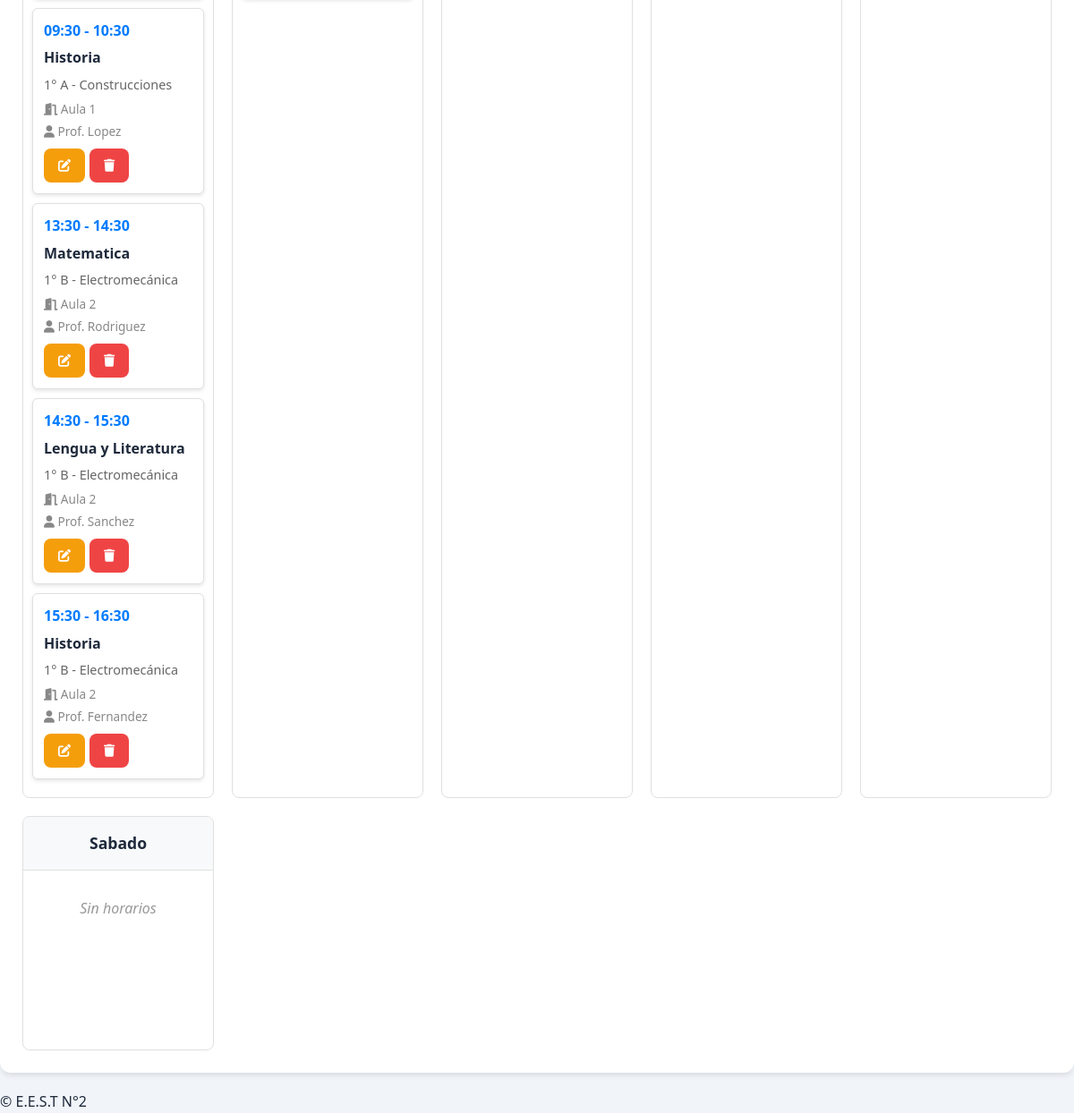
The page /horarios.php (signed in, lower part) on the database as committed earlier.
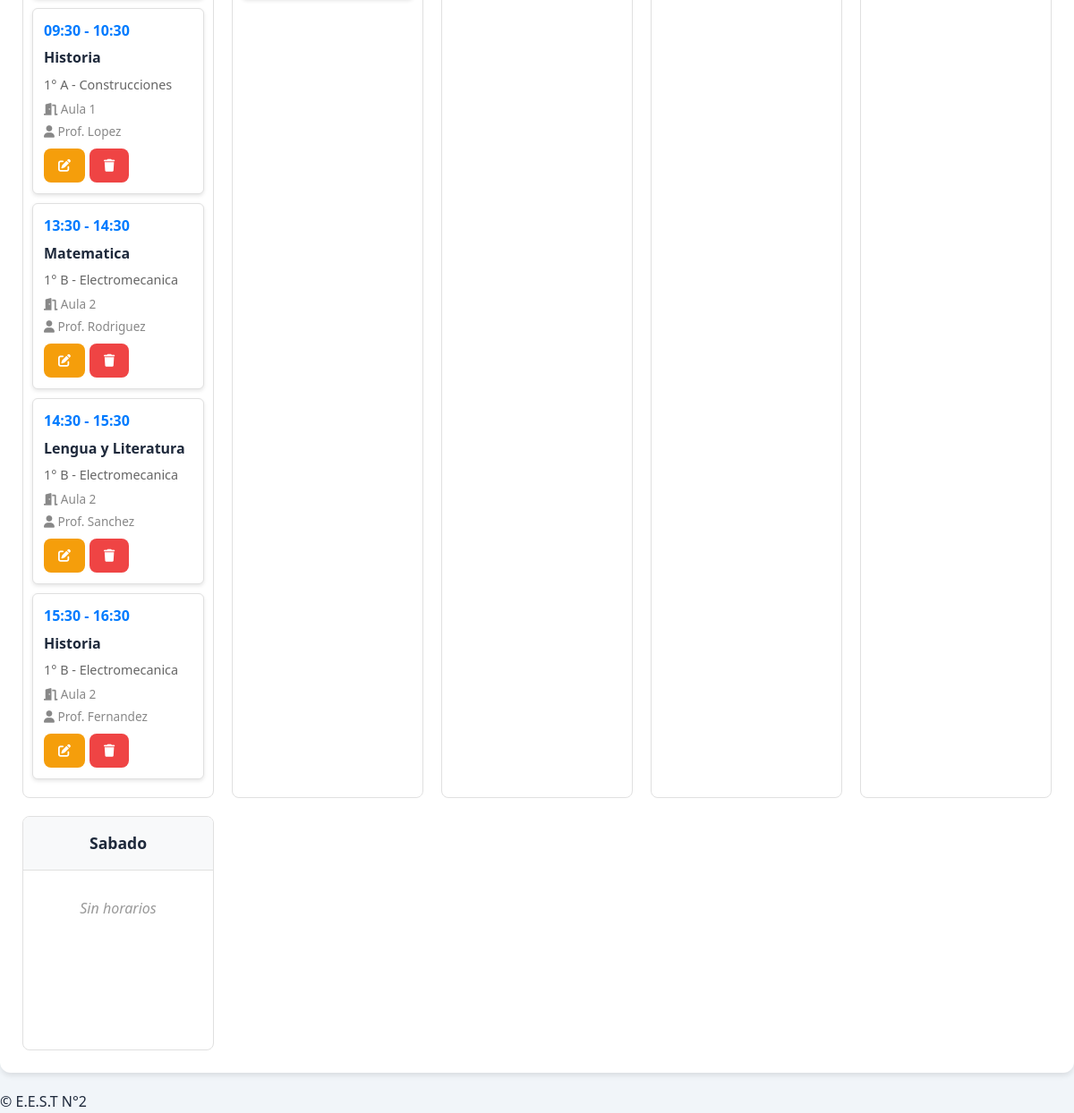
The same page on the database as committed later.
### tables this page shows
CREATE TABLE IF NOT EXISTS horarios (
    id INT AUTO_INCREMENT PRIMARY KEY,
    curso_id INT NOT NULL,
    materia_id INT NOT NULL,
    dia_semana INT NOT NULL,  
    hora_inicio TIME NOT NULL,
    hora_fin TIME NOT NULL,
    aula VARCHAR(50),
    docente VARCHAR(100),
    es_contraturno BOOLEAN DEFAULT FALSE,
    FOREIGN KEY (curso_id) REFERENCES cursos(id),
    FOREIGN KEY (materia_id) REFERENCES materias(id)
);

CREATE TABLE IF NOT EXISTS especialidades (
    id INT AUTO_INCREMENT PRIMARY KEY,
    nombre VARCHAR(100) NOT NULL,
    descripcion TEXT,
    activa BOOLEAN DEFAULT TRUE
);

CREATE TABLE IF NOT EXISTS materias (
    id INT AUTO_INCREMENT PRIMARY KEY,
    nombre VARCHAR(100) NOT NULL,
    especialidad_id INT,
    es_taller BOOLEAN DEFAULT FALSE,
    FOREIGN KEY (especialidad_id) REFERENCES especialidades(id)
);

CREATE TABLE IF NOT EXISTS cursos (
    id INT AUTO_INCREMENT PRIMARY KEY,
    anio INT NOT NULL,  
    division VARCHAR(5) NOT NULL,  
    turno_id INT NOT NULL,
    especialidad_id INT NOT NULL,
    taller_id INT,
    grado ENUM('inferior', 'superior') NOT NULL,  
    activo BOOLEAN DEFAULT TRUE,
    FOREIGN KEY (turno_id) REFERENCES turnos(id),
    FOREIGN KEY (especialidad_id) REFERENCES especialidades(id),
    FOREIGN KEY (taller_id) REFERENCES talleres(id)
);

### config/database.php (called while the page is built, shortened)
<?php
class Database {
    private static $instance = null;
    private $connection;
    private function __construct() {
        try {
            $this->connection = new PDO(
                "mysql:host=" . DB_HOST . ";dbname=" . DB_NAME . ";charset=utf8",
                DB_USER,
                DB_PASS,
                [
                    PDO::ATTR_ERRMODE => PDO::ERRMODE_EXCEPTION,
                    PDO::ATTR_DEFAULT_FETCH_MODE => PDO::FETCH_ASSOC,
                    PDO::ATTR_EMULATE_PREPARES => false
                ]
            );
        } catch (PDOException $e) {
            die("Error de conexión: " . $e->getMessage());
        }
    }
    public static function getInstance() {
        if (self::$instance === null) {
            self::$instance = new self();
        }
        return self::$instance;
    }
    public function query($sql, $params = []) {
        $stmt = $this->connection->prepare($sql);
        $stmt->execute($params);
        return $stmt;
    }
    public function fetchAll($sql, $params = []) {
        return $this->query($sql, $params)->fetchAll();
    }
}
?>

### horarios.php (the view, shortened to what this page needs)
<?php
include 'includes/header.php';
require_once 'config/database.php';
$db = Database::getInstance();
$where_conditions = ["1=1"];
$params = [];
$where_clause = implode(" AND ", $where_conditions);
$horarios = $db->fetchAll("
    SELECT h.*, m.nombre as materia_nombre, c.anio, c.division, esp.nombre as especialidad,
           t.nombre as turno_nombre
    FROM horarios h
    LEFT JOIN materias m ON h.materia_id = m.id
    LEFT JOIN cursos c ON h.curso_id = c.id
    LEFT JOIN especialidades esp ON c.especialidad_id = esp.id
    LEFT JOIN turnos t ON c.turno_id = t.id
    WHERE $where_clause
    ORDER BY c.anio, c.division, h.dia_semana, h.hora_inicio
", $params);
$horarios_por_dia = [];
$dias = ['Lunes', 'Martes', 'Miercoles', 'Jueves', 'Viernes', 'Sabado'];
foreach ($dias as $index => $dia) {
    $horarios_por_dia[$dia] = [];
}
foreach ($horarios as $horario) {
    $dia_nombre = $dias[$horario['dia_semana'] - 1] ?? 'Desconocido';
    $horarios_por_dia[$dia_nombre][] = $horario;
}
?>
<section class="horarios-section">
    <div class="card">
        <div class="horarios-grid">
            <?php foreach ($dias as $dia): ?>
            <div class="dia-column">
                <h4 class="dia-header"><?php echo $dia; ?></h4>
                <div class="horarios-dia">
                    <?php if (empty($horarios_por_dia[$dia])): ?>
                        <div class="no-horarios">Sin horarios</div>
                    <?php else: ?>
                        <?php foreach ($horarios_por_dia[$dia] as $horario): ?>
                        <div class="horario-item">
                            <div class="horario-hora">
                                <?php echo substr($horario['hora_inicio'], 0, 5) . ' - ' . substr($horario['hora_fin'], 0, 5); ?>
                            </div>
                            <div class="horario-materia">
                                <strong><?php echo htmlspecialchars($horario['materia_nombre']); ?></strong>
                            </div>
                            <div class="horario-curso">
                                <?php echo $horario['anio'] . '° ' . $horario['division'] . ' - ' . $horario['especialidad']; ?>
                            </div>
                            <?php if ($horario['aula']): ?>
                            <div class="horario-aula">
                                <i class="fas fa-door-open"></i> <?php echo htmlspecialchars($horario['aula']); ?>
                            </div>
                            <?php endif; ?>
                            <?php if ($horario['docente']): ?>
                            <div class="horario-docente">
                                <i class="fas fa-user"></i> <?php echo htmlspecialchars($horario['docente']); ?>
                            </div>
                            <?php endif; ?>
                            <div class="horario-actions">
                                <a href="horario_editar.php?id=<?php echo $horario['id']; ?>" class="btn btn-sm btn-warning">
                                    <i class="fas fa-edit"></i>
                                </a>
                                <a href="horario_eliminar.php?id=<?php echo $horario['id']; ?>"
                                   class="btn btn-sm btn-danger"
                                   onclick="return confirm('¿Está seguro de eliminar este horario?')">
                                    <i class="fas fa-trash"></i>
                                </a>
                            </div>
                        </div>
                        <?php endforeach; ?>
                    <?php endif; ?>
                </div>
            </div>
            <?php endforeach; ?>
        </div>
    </div>
</section>
<?php include 'includes/footer.php'; ?>

Rows that differ between the two databases and show on the page:
changed through a linked row, horarios "Prof. Rodriguez": especialidades.nombre "Electromecánica" → "Electromecanica"
changed through a linked row, horarios "Prof. Sanchez": especialidades.nombre "Electromecánica" → "Electromecanica"
changed through a linked row, horarios "Prof. Fernandez": especialidades.nombre "Electromecánica" → "Electromecanica"
